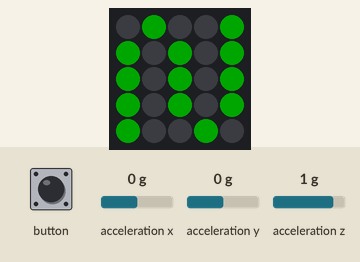
Simulated run of this sketch. Board: ESP32. Parts: 5×5 RGB LED matrix (first LED top left, wired row by row). The inputs (shaded band) are chosen by the test bench; at power-on: acceleration x 0 g, acceleration y 0 g, acceleration z 1 g. Dim RGB values are drawn brighter than linear; MIDI output is not drawn.

Above: at 1.2 s.
1.3 s: button pressed for 0.15 s
At 2.5 s:
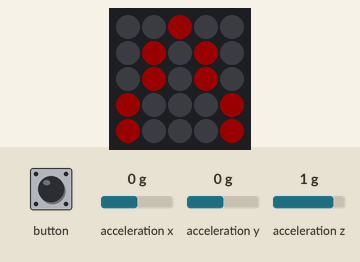
2.9 s: button pressed for 1 s
At 4.3 s:
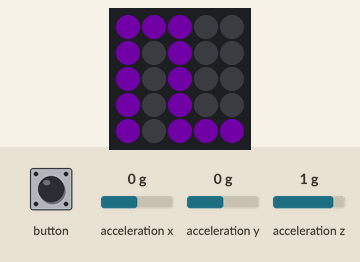
5.4 s: button pressed for 0.15 s
At 6.3 s:
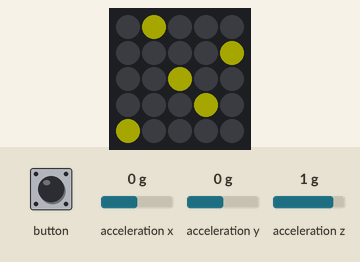
7.0 s: button pressed for 3.2 s
At 8.0 s:
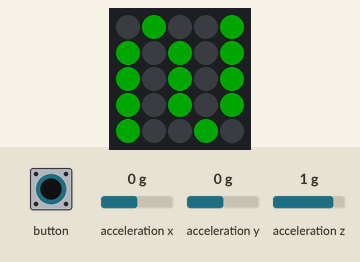
Timing chart, 0 to 10.0 s (numbered marks = the images above; inputs shaded):
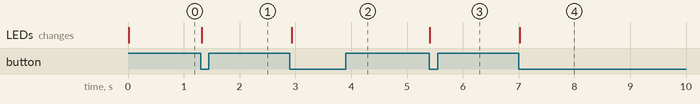

The sketch:

m5_lfo.ino
```cpp
#include "M5Atom.h"
#include <MIDI.h>

extern const unsigned char AtomImageData[375 + 2];

// 0 = Sine
// 1 = Saw
// 2 = Square
// 3 = Random
int currentWaveform = 0;
int waveformIndex = 0;
float accX = 0, accY = 0, accZ = 0;
bool IMU6886Flag = false;

struct HairlessMidiSettings : public midi::DefaultSettings
{
   static const bool UseRunningStatus = false;
   static const long BaudRate = 115200;
};
MIDI_CREATE_CUSTOM_INSTANCE(HardwareSerial, Serial, MIDI, HairlessMidiSettings);

const unsigned char image_saw[77]=
{
/* width  005 */ 0x05,
/* height 005 */ 0x05,
/* Line   000 */ 0x00,0x00,0x00, 0x00,0x00,0x00, 0x00,0xaa,0x00, 0x00,0x00,0x00, 0x00,0x00,0x00, //
/* Line   001 */ 0x00,0x00,0x00, 0x00,0xaa,0x00, 0x00,0x00,0x00, 0x00,0xaa,0x00, 0x00,0x00,0x00, //
/* Line   002 */ 0x00,0x00,0x00, 0x00,0xaa,0x00, 0x00,0x00,0x00, 0x00,0xaa,0x00, 0x00,0x00,0x00, //
/* Line   003 */ 0x00,0xaa,0x00, 0x00,0x00,0x00, 0x00,0x00,0x00, 0x00,0x00,0x00, 0x00,0xaa,0x00, //
/* Line   004 */ 0x00,0xaa,0x00, 0x00,0x00,0x00, 0x00,0x00,0x00, 0x00,0x00,0x00, 0x00,0xaa,0x00, //
};
const unsigned char image_sine[77]=
{
/* width  005 */ 0x05,
/* height 005 */ 0x05,
/* Line   000 */ 0x00,0x00,0x00, 0xff,0x00,0x00, 0x00,0x00,0x00, 0x00,0x00,0x00, 0xff,0x00,0x00, //
/* Line   001 */ 0xff,0x00,0x00, 0x00,0x00,0x00, 0xff,0x00,0x00, 0x00,0x00,0x00, 0xff,0x00,0x00, //
/* Line   002 */ 0xff,0x00,0x00, 0x00,0x00,0x00, 0xff,0x00,0x00, 0x00,0x00,0x00, 0xff,0x00,0x00, //
/* Line   003 */ 0xff,0x00,0x00, 0x00,0x00,0x00, 0xff,0x00,0x00, 0x00,0x00,0x00, 0xff,0x00,0x00, //
/* Line   004 */ 0xff,0x00,0x00, 0x00,0x00,0x00, 0x00,0x00,0x00, 0xff,0x00,0x00, 0x00,0x00,0x00, //
};
const unsigned char image_random[77]=
{
/* width  005 */ 0x05,
/* height 005 */ 0x05,
/* Line   000 */ 0x00,0x00,0x00, 0xff,0xff,0x00, 0x00,0x00,0x00, 0x00,0x00,0x00, 0x00,0x00,0x00, //
/* Line   001 */ 0x00,0x00,0x00, 0x00,0x00,0x00, 0x00,0x00,0x00, 0x00,0x00,0x00, 0xff,0xff,0x00, //
/* Line   002 */ 0x00,0x00,0x00, 0x00,0x00,0x00, 0xff,0xff,0x00, 0x00,0x00,0x00, 0x00,0x00,0x00, //
/* Line   003 */ 0x00,0x00,0x00, 0x00,0x00,0x00, 0x00,0x00,0x00, 0xff,0xff,0x00, 0x00,0x00,0x00, //
/* Line   004 */ 0xff,0xff,0x00, 0x00,0x00,0x00, 0x00,0x00,0x00, 0x00,0x00,0x00, 0x00,0x00,0x00, //
};
const unsigned char image_square[77]=
{
/* width  005 */ 0x05,
/* height 005 */ 0x05,
/* Line   000 */ 0x00,0xaa,0xff, 0x00,0xaa,0xff, 0x00,0xaa,0xff, 0x00,0x00,0x00, 0x00,0x00,0x00, //
/* Line   001 */ 0x00,0xaa,0xff, 0x00,0x00,0x00, 0x00,0xaa,0xff, 0x00,0x00,0x00, 0x00,0x00,0x00, //
/* Line   002 */ 0x00,0xaa,0xff, 0x00,0x00,0x00, 0x00,0xaa,0xff, 0x00,0x00,0x00, 0x00,0x00,0x00, //
/* Line   003 */ 0x00,0xaa,0xff, 0x00,0x00,0x00, 0x00,0xaa,0xff, 0x00,0x00,0x00, 0x00,0x00,0x00, //
/* Line   004 */ 0x00,0xaa,0xff, 0x00,0x00,0x00, 0x00,0xaa,0xff, 0x00,0xaa,0xff, 0x00,0xaa,0xff, //
};

const unsigned char waves[][128] = {
  {
    64,67,70,73,76,79,82,85,88,91,94,96,99,102,104,106,
    109,111,113,115,117,118,120,121,122,123,124,125,126,126,127,127,
    127,127,127,126,126,125,124,123,122,120,119,117,116,114,112,110,
    108,105,103,100,98,95,92,89,87,84,81,78,74,71,68,65,
    62,59,56,53,49,46,43,40,38,35,32,29,27,24,22,19,
    17,15,13,11,10,8,7,5,4,3,2,1,1,0,0,0,
    0,0,1,1,2,3,4,5,6,7,9,10,12,14,16,18,
    21,23,25,28,31,33,36,39,42,45,48,51,54,57,60,64
  },
  {
    2,4,6,8,10,12,14,16,18,20,22,24,26,28,30,32,
    34,36,38,40,42,44,46,48,50,52,54,56,58,60,62,64,
    66,68,70,72,74,76,78,80,82,84,86,88,90,92,94,96,
    98,100,102,104,106,108,110,112,114,116,118,120,122,124,126,127,
    126,124,122,120,118,116,114,112,110,108,106,104,102,100,98,96,
    94,92,90,88,86,84,82,80,78,76,74,72,70,68,66,64,
    62,60,58,56,54,52,50,48,46,44,42,40,38,36,34,32,
    30,28,26,24,22,20,18,16,14,12,10,8,6,4,2,0
  },
  {
    127,127,127,127,127,127,127,127,127,127,127,127,
    127,127,127,127,127,127,127,127,127,127,127,127,
    127,127,127,127,127,127,127,127,127,127,127,127,
    127,127,127,127,127,127,127,127,127,127,127,127,
    127,127,127,127,127,127,127,127,127,127,127,127,
    127,127,127,0,0,0,0,0,0,0,0,0,0,0,0,0,0,0,0,
    0,0,0,0,0,0,0,0,0,0,0,0,0,0,0,0,0,0,0,0,0,0,0,0,
    0,0,0,0,0,0,0,0,0,0,0,0,0,0,0,0,0,0,0,0,0,0,0,0
  },
  {
    28,96,63,10,90,80,12,11,61,120,101,111,79,14,24,
    86,70,36,25,34,99,59,30,73,126,0,16,52,43,104,27,
    8,20,22,115,32,1,94,44,26,50,33,108,107,127,106,
    55,118,91,15,56,68,121,97,69,71,6,13,117,102,54,
    40,17,57,38,31,48,66,77,82,21,76,113,65,74,3,9,
    125,83,23,116,41,49,62,51,85,103,37,72,29,114,105,
    58,46,100,47,89,18,2,42,64,109,98,4,110,93,7,
    39,75,95,122,78,53,35,88,92,112,124,60,81,87,67,119,
    19,45,84
  }
};

void setup()
{
    M5.begin(true, false, true);
    if (M5.IMU.Init() != 0)
        IMU6886Flag = false;
    else
        IMU6886Flag = true;
    delay(10);
    M5.dis.displaybuff((uint8_t *)image_sine);

    MIDI.begin();
    Serial.begin(38400);
}

void loop()
{
    if (M5.Btn.wasPressed())
    {
        currentWaveform++;
        if (currentWaveform == 4)
        {
            currentWaveform = 0;
        }

        switch (currentWaveform)
        {
          case 0:
              M5.dis.displaybuff((uint8_t *)image_sine);
              break;
          case 1:
              M5.dis.displaybuff((uint8_t *)image_saw);
              break;
          case 2:
              M5.dis.displaybuff((uint8_t *)image_square);
              break;
          case 3:
              M5.dis.displaybuff((uint8_t *)image_random);
              break;
          default:
              break;
        }
    }

    MIDI.sendControlChange(1, waves[currentWaveform][waveformIndex], 1);

    waveformIndex ++;
    if (waveformIndex == 128) {
      waveformIndex = 0;
    }

    // Check accelerometer data
    M5.IMU.getAccelData(&accX, &accY, &accZ);
    int acc = constrain(map(accX * 100, -100, 100, 0, 100), 0, 100);

    delay(acc);
    M5.update();
}
```

Measured:
- after the input at 1.3 s, the LEDs: change at once (image 1)
- after the input at 2.9 s, the LEDs: change at once (image 2)
- after the input at 5.4 s, the LEDs: change at once (image 3)
- after the input at 7.0 s, the LEDs: change at once (image 4)
